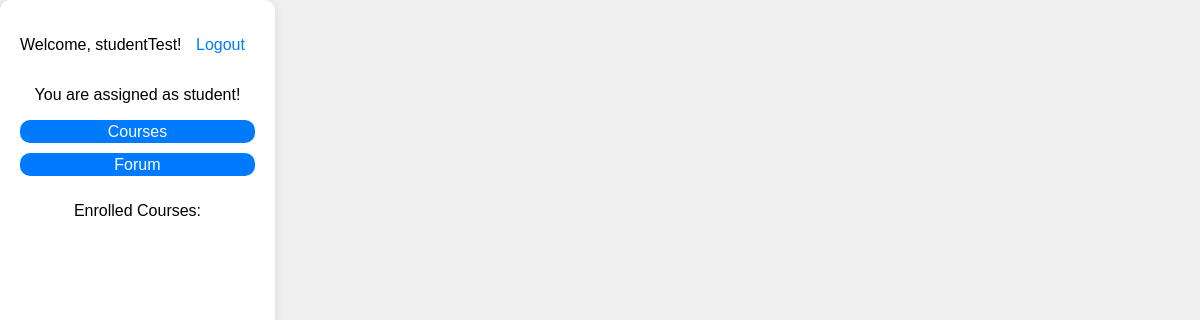
Before: /home/ (signed in) with the older database file.
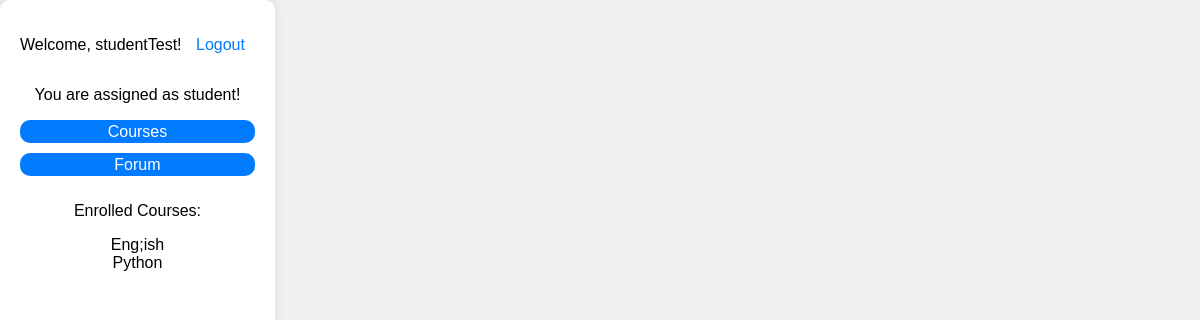
After: the same page with the newer database file.
### author/models.py (models this page shows)
class Courses(models.Model):
    title = models.CharField(max_length=50)
    description = models.TextField(max_length=200, blank=True, null=True)

### author/views.py (the view)
# urls.py: path('home/', views.home, name='home'),
@login_required
def home(request):
    courses_id = []
    for enrollment in Enrolled.objects.filter(user=request.user):
        courses_id.append(enrollment.course.id)
    courses = []
    for course_id in courses_id:
        course = Courses.objects.get(id=course_id)
        courses.append(course)
    if request.user.is_authenticated:
        return render(request, 'author/home.html', {'courses': courses})
    else:
        return redirect("index")

### author/templates/author/home.html (shortened to what this page needs)
<!DOCTYPE html>
<html lang="en">
<head>
</head>
<body>
    <div class="container">
        <p>Welcome, {{ request.user.username }}! <a href="{% url 'logout' %}">Logout</a></p>
        <p>You are assigned as {{ request.user.role }}!</p>
        <div class="button"><a href="{% url 'courses' %}" class="course">Courses</a></div>
        <div class="button"><a href="{% url 'forum' %}" class="course">Forum</a></div>
        {% if request.user.role == "student" %}
            <p>Enrolled Courses:</p>
            {% for course in courses %}
            {{ course.title }}<br>
            {% endfor %}
        {% endif %}
    </div>
</body>
</html>

Changed rows visible on the page:
added Courses: title "Eng;ish"
added Courses: title "Python"
